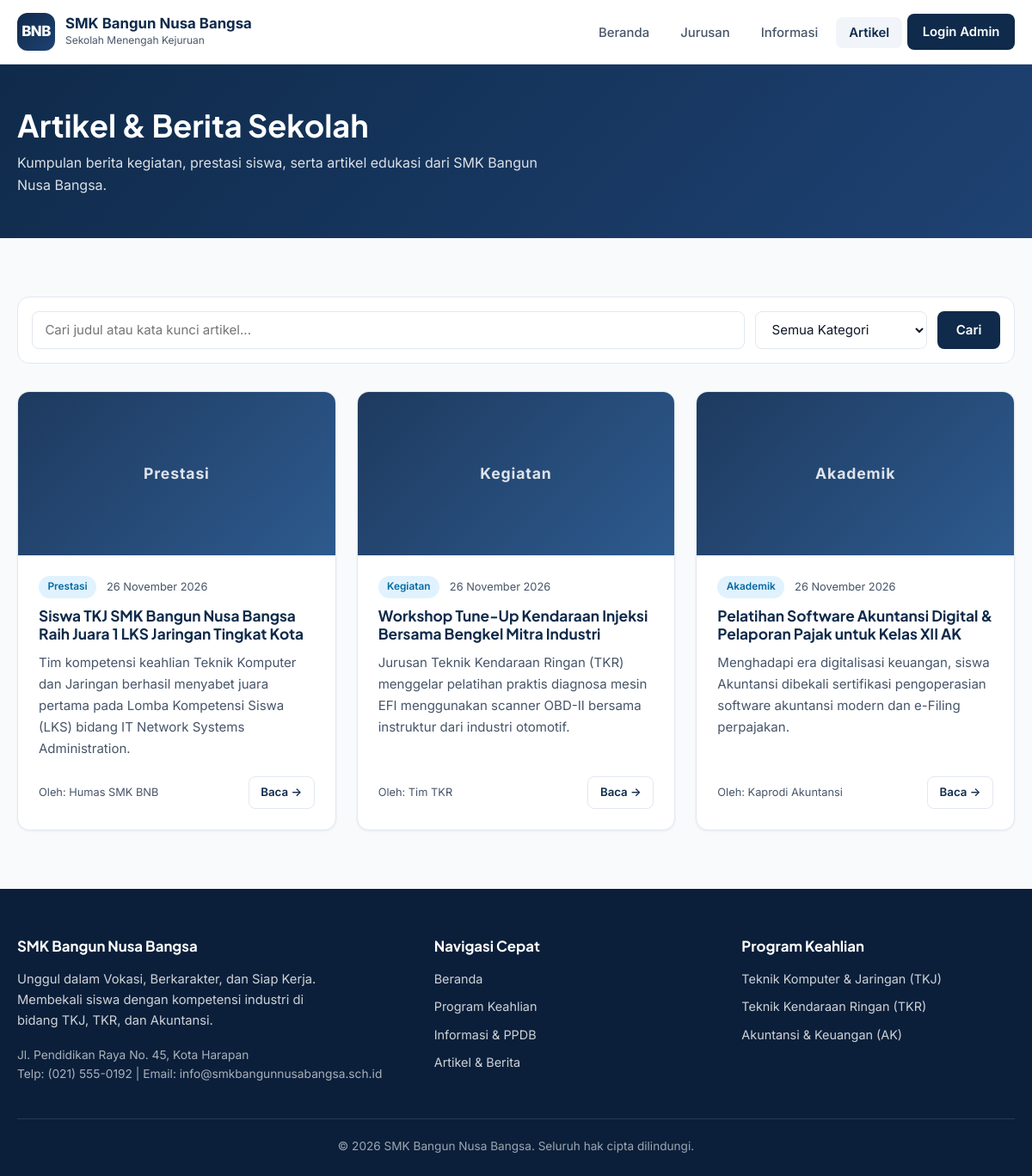
Screenshot of /artikel.php with the database file from the repository.
### tables this page shows
CREATE TABLE IF NOT EXISTS `artikel` (
    `id` INT AUTO_INCREMENT PRIMARY KEY,
    `judul` VARCHAR(200) NOT NULL,
    `slug` VARCHAR(220) NOT NULL UNIQUE,
    `kategori` VARCHAR(50) NOT NULL DEFAULT 'Berita',
    `ringkasan` TEXT NOT NULL,
    `konten` LONGTEXT NOT NULL,
    `gambar` VARCHAR(255) DEFAULT NULL,
    `penulis` VARCHAR(100) NOT NULL DEFAULT 'Admin SMK BNB',
    `status` ENUM('published', 'draft') NOT NULL DEFAULT 'published',
    `created_at` TIMESTAMP DEFAULT CURRENT_TIMESTAMP,
    `updated_at` TIMESTAMP DEFAULT CURRENT_TIMESTAMP ON UPDATE CURRENT_TIMESTAMP
);

### includes/helpers.php (called while the page is built, shortened)
<?php
function e(?string $str): string
{
    return htmlspecialchars((string)$str, ENT_QUOTES, 'UTF-8');
}
function formatTanggal(?string $dateStr): string
{
    $bulan = [
        1 => 'Januari', 'Februari', 'Maret', 'April', 'Mei', 'Juni',
        'Juli', 'Agustus', 'September', 'Oktober', 'November', 'Desember'
    ];
    $ts = strtotime($dateStr);
    $tgl = date('d', $ts);
    $bln = $bulan[(int)date('n', $ts)] ?? date('M', $ts);
    $thn = date('Y', $ts);
    return "$tgl $bln $thn";
}

### artikel.php (the view, shortened to what this page needs)
<?php
require_once __DIR__ . '/config/database.php';
$q = trim($_GET['q'] ?? '');
$sql = "SELECT * FROM artikel WHERE status = 'published'";
$params = [];
$sql .= " ORDER BY created_at DESC";
$stmt = $pdo->prepare($sql);
$stmt->execute($params);
$artikelList = $stmt->fetchAll();
include __DIR__ . '/includes/header.php';
?>
<section class="page-header">
    <div class="container">
        <h1>Artikel &amp; Berita Sekolah</h1>
        <p>Kumpulan berita kegiatan, prestasi siswa, serta artikel edukasi dari <?= e(SCHOOL_NAME) ?>.</p>
    </div>
</section>
<section class="section">
    <div class="container">
        <form method="GET" class="filter-bar">
            <input type="text" name="q" value="<?= e($q) ?>" placeholder="Cari judul atau kata kunci artikel..." class="form-control" style="flex:1; min-width:220px;">
            <select name="kategori" class="form-control" style="max-width:200px;">
                <option value="">Semua Kategori</option>
            </select>
            <button type="submit" class="btn btn-primary">Cari</button>
        </form>
        <?php if (empty($artikelList)): ?>
            <div class="alert alert-danger">Artikel tidak ditemukan. Coba kata kunci atau kategori lain.</div>
        <?php else: ?>
            <div class="grid-3">
                <?php foreach ($artikelList as $art): ?>
                    <article class="card">
                        <div class="article-thumb">
                            <?php if (!empty($art['gambar']) && file_exists(__DIR__ . '/uploads/' . $art['gambar'])): ?>
                                <img src="uploads/<?= e($art['gambar']) ?>" alt="<?= e($art['judul']) ?>">
                            <?php else: ?>
                                <span style="font-weight:700; font-size:1.1rem; letter-spacing:0.05em;"><?= e($art['kategori']) ?></span>
                            <?php endif; ?>
                        </div>
                        <div class="card-body">
                            <div class="article-meta">
                                <span class="badge"><?= e($art['kategori']) ?></span>
                                <span><?= formatTanggal($art['created_at']) ?></span>
                            </div>
                            <h3 class="card-title" style="font-size:1.08rem;">
                                <a href="artikel-detail.php?slug=<?= urlencode($art['slug']) ?>"><?= e($art['judul']) ?></a>
                            </h3>
                            <p class="card-text"><?= e($art['ringkasan']) ?></p>
                            <div style="display:flex; justify-content:space-between; align-items:center; gap:0.5rem;">
                                <span style="font-size:0.8rem; color:var(--text-muted);">Oleh: <?= e($art['penulis']) ?></span>
                                <a href="artikel-detail.php?slug=<?= urlencode($art['slug']) ?>" class="btn btn-outline btn-sm">Baca &rarr;</a>
                            </div>
                        </div>
                    </article>
                <?php endforeach; ?>
            </div>
        <?php endif; ?>
    </div>
</section>
<?php include __DIR__ . '/includes/footer.php'; ?>

### assets/css/style.css (style rules this page uses)
:root { --primary: #0f2a4a; --primary-light: #1e4273; --accent: #f59e0b; --accent-hover: #d97706; --bg: #f8fafc; --surface: #ffffff; --surface-muted: #f1f5f9; --text: #0f172a; --text-muted: #475569; --border: #e2e8f0; --success: #10b981; --danger: #ef4444; --warning: #f59e0b; --radius: 14px; --radius-sm: 8px; --shadow-sm: 0 1px 3px rgba(15, 23, 42, 0.06); --shadow-md: 0 10px 25px -5px rgba(15, 23, 42, 0.08), 0 4px 10px -6px rgba(15, 23, 42, 0.04); --shadow-lg: 0 20px 40px -12px rgba(15, 42, 74, 0.16); --transition: all 0.25s cubic-bezier(0.4, 0, 0.2, 1); }
*, *::before, *::after { box-sizing: border-box; margin: 0; padding: 0; }
html { scroll-behavior: smooth; }
body { font-family: 'Inter', -apple-system, BlinkMacSystemFont, 'Segoe UI', Roboto, sans-serif; background-color: var(--bg); color: var(--text); line-height: 1.65; min-height: 100vh; display: flex; flex-direction: column; }
h1, h2, h3, h4, .font-heading { font-family: 'Plus Jakarta Sans', 'Inter', sans-serif; line-height: 1.25; font-weight: 700; color: var(--text); }
a { color: inherit; text-decoration: none; }
.container { width: 100%; max-width: 1200px; margin: 0 auto; padding: 0 1.25rem; }
.btn { display: inline-flex; align-items: center; justify-content: center; gap: 0.5rem; padding: 0.72rem 1.35rem; border-radius: var(--radius-sm); font-weight: 600; font-size: 0.94rem; border: none; cursor: pointer; transition: var(--transition); font-family: inherit; }
.btn-primary { background: var(--primary); color: #fff; }
.btn-outline { background: transparent; color: var(--primary); border: 1.5px solid var(--border); }
.btn-sm { padding: 0.42rem 0.85rem; font-size: 0.83rem; }
.section { padding: 4.25rem 0; }
.page-header { background: linear-gradient(135deg, var(--primary) 0%, var(--primary-light) 100%); color: #fff; padding: 3rem 0; }
.page-header h1 { color: #fff; font-size: clamp(1.75rem, 3vw, 2.4rem); margin-bottom: 0.5rem; }
.page-header p { color: rgba(255, 255, 255, 0.85); max-width: 640px; }
.grid-3 { display: grid; grid-template-columns: repeat(3, 1fr); gap: 1.5rem; }
.card { background: var(--surface); border: 1px solid var(--border); border-radius: var(--radius); overflow: hidden; box-shadow: var(--shadow-sm); transition: var(--transition); display: flex; flex-direction: column; }
.card-body { padding: 1.5rem; flex: 1; display: flex; flex-direction: column; }
.card-title { font-size: 1.2rem; margin-bottom: 0.65rem; color: var(--primary); }
.card-text { color: var(--text-muted); font-size: 0.94rem; margin-bottom: 1.25rem; flex: 1; }
.article-thumb { height: 190px; background: linear-gradient(135deg, #1e3a5f 0%, #2d5a8e 100%); position: relative; overflow: hidden; display: flex; align-items: center; justify-content: center; color: rgba(255, 255, 255, 0.85); }
.article-meta { display: flex; align-items: center; gap: 0.75rem; font-size: 0.8rem; color: var(--text-muted); margin-bottom: 0.6rem; flex-wrap: wrap; }
.badge { display: inline-block; padding: 0.22rem 0.65rem; border-radius: 999px; font-size: 0.74rem; font-weight: 600; background: #e0f2fe; color: #0369a1; }
.filter-bar { display: flex; gap: 0.75rem; flex-wrap: wrap; margin-bottom: 2rem; background: var(--surface); padding: 1rem; border-radius: var(--radius); border: 1px solid var(--border); }
.form-control { width: 100%; padding: 0.65rem 0.9rem; border: 1px solid var(--border); border-radius: var(--radius-sm); font-family: inherit; font-size: 0.94rem; color: var(--text); background: #fff; transition: var(--transition); }

### rows the page displays
artikel: kategori "Prestasi", created_at "26 November 2026", judul "Siswa TKJ SMK Bangun Nusa Bangsa Raih Juara 1 LKS Jaringan Tingkat Kota", ringkasan "Tim kompetensi keahlian Teknik Komputer dan Jaringan berhasil menyabet juara pertama pada Lomba Kompetensi Siswa (LKS) bidang IT Network Systems Administration.", penulis "Humas SMK BNB"
artikel: kategori "Kegiatan", created_at "26 November 2026", judul "Workshop Tune-Up Kendaraan Injeksi Bersama Bengkel Mitra Industri", ringkasan "Jurusan Teknik Kendaraan Ringan (TKR) menggelar pelatihan praktis diagnosa mesin EFI menggunakan scanner OBD-II bersama instruktur dari industri otomotif.", penulis "Tim TKR"
artikel: kategori "Akademik", created_at "26 November 2026", judul "Pelatihan Software Akuntansi Digital & Pelaporan Pajak untuk Kelas XII AK", ringkasan "Menghadapi era digitalisasi keuangan, siswa Akuntansi dibekali sertifikasi pengoperasian software akuntansi modern dan e-Filing perpajakan.", penulis "Kaprodi Akuntansi"

### other values shown
SCHOOL_NAME "SMK Bangun Nusa Bangsa"
SCHOOL_TAGLINE "Unggul dalam Vokasi, Berkarakter, dan Siap Kerja"
